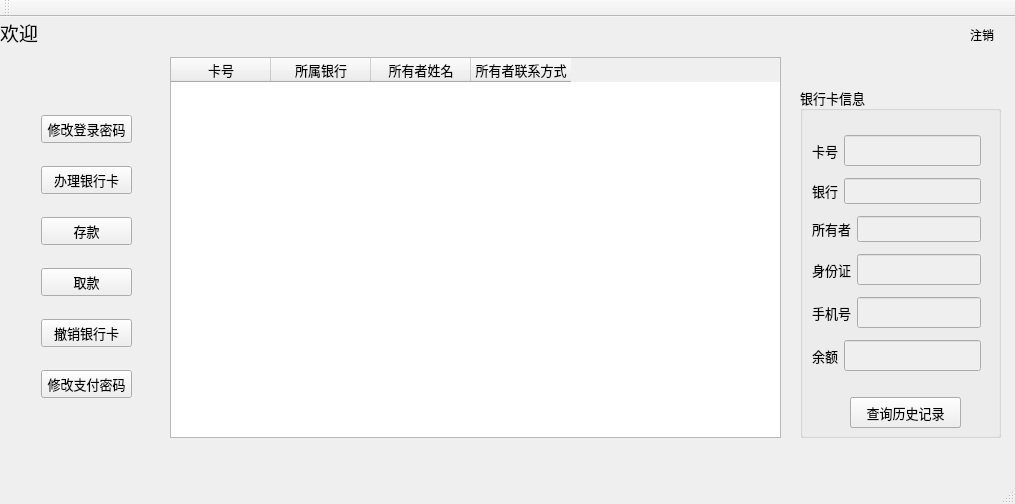
<?xml version="1.0" encoding="UTF-8"?>
<ui version="4.0">
 <class>MainWindow</class>
 <widget class="QMainWindow" name="MainWindow">
  <property name="geometry">
   <rect>
    <x>0</x>
    <y>0</y>
    <width>1015</width>
    <height>504</height>
   </rect>
  </property>
  <property name="sizePolicy">
   <sizepolicy hsizetype="Fixed" vsizetype="Fixed">
    <horstretch>0</horstretch>
    <verstretch>0</verstretch>
   </sizepolicy>
  </property>
  <property name="windowTitle">
   <string>北邮人银行</string>
  </property>
  <property name="windowIcon">
   <iconset resource="pics/buttonIcon/buttonicon.qrc">
    <normaloff>:/Bank_202px_1194726_easyicon.net.png</normaloff>:/Bank_202px_1194726_easyicon.net.png</iconset>
  </property>
  <widget class="QWidget" name="centralWidget">
   <widget class="QLabel" name="welcomeLabel">
    <property name="geometry">
     <rect>
      <x>0</x>
      <y>0</y>
      <width>271</width>
      <height>31</height>
     </rect>
    </property>
    <property name="font">
     <font>
      <family>Adobe Arabic</family>
      <pointsize>14</pointsize>
     </font>
    </property>
    <property name="text">
     <string>欢迎</string>
    </property>
   </widget>
   <widget class="QLabel" name="label">
    <property name="geometry">
     <rect>
      <x>951</x>
      <y>10</y>
      <width>20</width>
      <height>20</height>
     </rect>
    </property>
    <property name="styleSheet">
     <string notr="true">border-image: url(:/exit.png);</string>
    </property>
    <property name="text">
     <string/>
    </property>
   </widget>
   <widget class="QLabel" name="label_2">
    <property name="geometry">
     <rect>
      <x>970</x>
      <y>10</y>
      <width>31</width>
      <height>16</height>
     </rect>
    </property>
    <property name="text">
     <string>注销</string>
    </property>
   </widget>
   <widget class="QPushButton" name="logout">
    <property name="geometry">
     <rect>
      <x>950</x>
      <y>10</y>
      <width>51</width>
      <height>21</height>
     </rect>
    </property>
    <property name="text">
     <string/>
    </property>
    <property name="flat">
     <bool>true</bool>
    </property>
   </widget>
   <widget class="QTableWidget" name="cardList">
    <property name="geometry">
     <rect>
      <x>170</x>
      <y>40</y>
      <width>611</width>
      <height>381</height>
     </rect>
    </property>
    <property name="sizePolicy">
     <sizepolicy hsizetype="Fixed" vsizetype="Fixed">
      <horstretch>0</horstretch>
      <verstretch>0</verstretch>
     </sizepolicy>
    </property>
    <property name="minimumSize">
     <size>
      <width>611</width>
      <height>0</height>
     </size>
    </property>
    <property name="font">
     <font>
      <pointsize>10</pointsize>
     </font>
    </property>
    <property name="editTriggers">
     <set>QAbstractItemView::NoEditTriggers</set>
    </property>
    <property name="selectionBehavior">
     <enum>QAbstractItemView::SelectRows</enum>
    </property>
    <property name="rowCount">
     <number>0</number>
    </property>
    <property name="columnCount">
     <number>4</number>
    </property>
    <column>
     <property name="text">
      <string>卡号</string>
     </property>
     <property name="textAlignment">
      <set>AlignCenter</set>
     </property>
    </column>
    <column>
     <property name="text">
      <string>所属银行</string>
     </property>
     <property name="textAlignment">
      <set>AlignCenter</set>
     </property>
    </column>
    <column>
     <property name="text">
      <string>所有者姓名</string>
     </property>
     <property name="textAlignment">
      <set>AlignCenter</set>
     </property>
    </column>
    <column>
     <property name="text">
      <string>所有者联系方式</string>
     </property>
     <property name="textAlignment">
      <set>AlignCenter</set>
     </property>
    </column>
   </widget>
   <widget class="QGroupBox" name="groupBox">
    <property name="geometry">
     <rect>
      <x>800</x>
      <y>70</y>
      <width>201</width>
      <height>351</height>
     </rect>
    </property>
    <property name="font">
     <font>
      <family>Adobe Arabic</family>
      <pointsize>10</pointsize>
     </font>
    </property>
    <property name="title">
     <string>银行卡信息</string>
    </property>
    <widget class="QWidget" name="layoutWidget">
     <property name="geometry">
      <rect>
       <x>1</x>
       <y>31</y>
       <width>191</width>
       <height>271</height>
      </rect>
     </property>
     <layout class="QVBoxLayout" name="verticalLayout_2">
      <item>
       <layout class="QHBoxLayout" name="horizontalLayout">
        <item>
         <widget class="QLabel" name="label_3">
          <property name="text">
           <string>卡号</string>
          </property>
         </widget>
        </item>
        <item>
         <widget class="QLineEdit" name="cardID">
          <property name="enabled">
           <bool>false</bool>
          </property>
          <property name="font">
           <font>
            <pointsize>12</pointsize>
           </font>
          </property>
         </widget>
        </item>
       </layout>
      </item>
      <item>
       <layout class="QHBoxLayout" name="horizontalLayout_2">
        <item>
         <widget class="QLabel" name="label_4">
          <property name="text">
           <string>银行</string>
          </property>
         </widget>
        </item>
        <item>
         <widget class="QLineEdit" name="bankName">
          <property name="enabled">
           <bool>false</bool>
          </property>
         </widget>
        </item>
       </layout>
      </item>
      <item>
       <layout class="QHBoxLayout" name="horizontalLayout_3">
        <item>
         <widget class="QLabel" name="label_5">
          <property name="text">
           <string>所有者</string>
          </property>
         </widget>
        </item>
        <item>
         <widget class="QLineEdit" name="ownerName">
          <property name="enabled">
           <bool>false</bool>
          </property>
         </widget>
        </item>
       </layout>
      </item>
      <item>
       <layout class="QHBoxLayout" name="horizontalLayout_4">
        <item>
         <widget class="QLabel" name="label_6">
          <property name="text">
           <string>身份证</string>
          </property>
         </widget>
        </item>
        <item>
         <widget class="QLineEdit" name="ownerID">
          <property name="enabled">
           <bool>false</bool>
          </property>
          <property name="font">
           <font>
            <pointsize>12</pointsize>
           </font>
          </property>
         </widget>
        </item>
       </layout>
      </item>
      <item>
       <layout class="QHBoxLayout" name="horizontalLayout_5">
        <item>
         <widget class="QLabel" name="label_7">
          <property name="text">
           <string>手机号</string>
          </property>
         </widget>
        </item>
        <item>
         <widget class="QLineEdit" name="ownerPhone">
          <property name="enabled">
           <bool>false</bool>
          </property>
          <property name="font">
           <font>
            <pointsize>12</pointsize>
           </font>
          </property>
         </widget>
        </item>
       </layout>
      </item>
      <item>
       <layout class="QHBoxLayout" name="horizontalLayout_6">
        <item>
         <widget class="QLabel" name="label_8">
          <property name="text">
           <string>余额</string>
          </property>
         </widget>
        </item>
        <item>
         <widget class="QLineEdit" name="money">
          <property name="enabled">
           <bool>false</bool>
          </property>
          <property name="font">
           <font>
            <pointsize>12</pointsize>
           </font>
          </property>
         </widget>
        </item>
       </layout>
      </item>
     </layout>
    </widget>
    <widget class="QPushButton" name="goback">
     <property name="geometry">
      <rect>
       <x>50</x>
       <y>310</y>
       <width>111</width>
       <height>31</height>
      </rect>
     </property>
     <property name="text">
      <string>返回</string>
     </property>
    </widget>
    <widget class="QPushButton" name="history">
     <property name="geometry">
      <rect>
       <x>50</x>
       <y>310</y>
       <width>111</width>
       <height>31</height>
      </rect>
     </property>
     <property name="text">
      <string>查询历史记录</string>
     </property>
    </widget>
   </widget>
   <widget class="QWidget" name="layoutWidget1">
    <property name="geometry">
     <rect>
      <x>30</x>
      <y>70</y>
      <width>113</width>
      <height>341</height>
     </rect>
    </property>
    <layout class="QVBoxLayout" name="verticalLayout2">
     <item>
      <widget class="QPushButton" name="editPassword">
       <property name="font">
        <font>
         <family>Adobe Arabic</family>
         <pointsize>10</pointsize>
        </font>
       </property>
       <property name="text">
        <string>修改登录密码</string>
       </property>
      </widget>
     </item>
     <item>
      <widget class="QPushButton" name="registerNewCard">
       <property name="font">
        <font>
         <family>Adobe Arabic</family>
         <pointsize>10</pointsize>
        </font>
       </property>
       <property name="text">
        <string>办理银行卡</string>
       </property>
      </widget>
     </item>
     <item>
      <widget class="QPushButton" name="storeMoney">
       <property name="font">
        <font>
         <family>Adobe Arabic</family>
         <pointsize>10</pointsize>
        </font>
       </property>
       <property name="text">
        <string>存款</string>
       </property>
      </widget>
     </item>
     <item>
      <widget class="QPushButton" name="takeMoney">
       <property name="font">
        <font>
         <family>Adobe Arabic</family>
         <pointsize>10</pointsize>
        </font>
       </property>
       <property name="text">
        <string>取款</string>
       </property>
      </widget>
     </item>
     <item>
      <widget class="QPushButton" name="deleteCard">
       <property name="font">
        <font>
         <family>Adobe Arabic</family>
         <pointsize>10</pointsize>
        </font>
       </property>
       <property name="text">
        <string>撤销银行卡</string>
       </property>
      </widget>
     </item>
     <item>
      <widget class="QPushButton" name="editPayCode">
       <property name="font">
        <font>
         <family>Adobe Arabic</family>
         <pointsize>10</pointsize>
        </font>
       </property>
       <property name="text">
        <string>修改支付密码</string>
       </property>
      </widget>
     </item>
    </layout>
   </widget>
   <widget class="QTableWidget" name="diaryList">
    <property name="geometry">
     <rect>
      <x>270</x>
      <y>40</y>
      <width>422</width>
      <height>381</height>
     </rect>
    </property>
    <property name="editTriggers">
     <set>QAbstractItemView::NoEditTriggers</set>
    </property>
    <property name="selectionBehavior">
     <enum>QAbstractItemView::SelectRows</enum>
    </property>
    <column>
     <property name="text">
      <string>日期</string>
     </property>
     <property name="font">
      <font>
       <family>Adobe Arabic</family>
       <pointsize>10</pointsize>
      </font>
     </property>
     <property name="textAlignment">
      <set>AlignCenter</set>
     </property>
    </column>
    <column>
     <property name="text">
      <string>操作</string>
     </property>
     <property name="font">
      <font>
       <family>Adobe Arabic</family>
       <pointsize>10</pointsize>
      </font>
     </property>
     <property name="textAlignment">
      <set>AlignCenter</set>
     </property>
    </column>
    <column>
     <property name="text">
      <string>金额</string>
     </property>
     <property name="font">
      <font>
       <family>Adobe Arabic</family>
       <pointsize>10</pointsize>
      </font>
     </property>
     <property name="textAlignment">
      <set>AlignCenter</set>
     </property>
    </column>
   </widget>
   <zorder>diaryList</zorder>
   <zorder>layoutWidget1</zorder>
   <zorder>welcomeLabel</zorder>
   <zorder>label</zorder>
   <zorder>label_2</zorder>
   <zorder>logout</zorder>
   <zorder>cardList</zorder>
   <zorder>groupBox</zorder>
  </widget>
  <widget class="QMenuBar" name="menuBar">
   <property name="geometry">
    <rect>
     <x>0</x>
     <y>0</y>
     <width>1015</width>
     <height>25</height>
    </rect>
   </property>
  </widget>
  <widget class="QToolBar" name="mainToolBar">
   <attribute name="toolBarArea">
    <enum>TopToolBarArea</enum>
   </attribute>
   <attribute name="toolBarBreak">
    <bool>false</bool>
   </attribute>
  </widget>
  <widget class="QStatusBar" name="statusBar"/>
 </widget>
 <layoutdefault spacing="6" margin="11"/>
 <resources>
  <include location="pics/buttonIcon/buttonicon.qrc"/>
 </resources>
 <connections/>
</ui>
